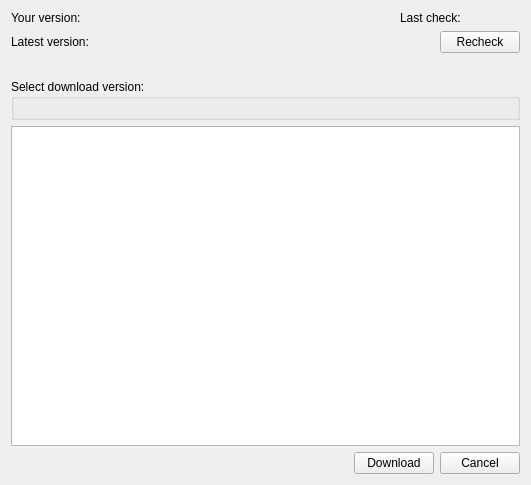
<?xml version="1.0" encoding="UTF-8"?>
<ui version="4.0">
 <class>UpdateUI</class>
 <widget class="QWidget" name="UpdateUI">
  <property name="geometry">
   <rect>
    <x>0</x>
    <y>0</y>
    <width>531</width>
    <height>457</height>
   </rect>
  </property>
  <property name="windowTitle">
   <string>Form</string>
  </property>
  <layout class="QVBoxLayout" name="verticalLayout">
   <item>
    <widget class="QWidget" name="widget" native="true">
     <layout class="QGridLayout" name="gridLayout">
      <property name="leftMargin">
       <number>0</number>
      </property>
      <property name="topMargin">
       <number>0</number>
      </property>
      <property name="rightMargin">
       <number>0</number>
      </property>
      <property name="bottomMargin">
       <number>0</number>
      </property>
      <item row="0" column="0">
       <widget class="QLabel" name="label">
        <property name="text">
         <string>Your version:</string>
        </property>
       </widget>
      </item>
      <item row="1" column="1">
       <widget class="QLabel" name="lab_latest_version">
        <property name="text">
         <string/>
        </property>
       </widget>
      </item>
      <item row="1" column="0">
       <widget class="QLabel" name="label_2">
        <property name="text">
         <string>Latest version:</string>
        </property>
       </widget>
      </item>
      <item row="0" column="4">
       <widget class="QLabel" name="label_3">
        <property name="text">
         <string>Last check:</string>
        </property>
       </widget>
      </item>
      <item row="0" column="1">
       <widget class="QLabel" name="lab_cur_version">
        <property name="text">
         <string/>
        </property>
       </widget>
      </item>
      <item row="0" column="2">
       <widget class="QLabel" name="lab_cur_version_time">
        <property name="text">
         <string/>
        </property>
       </widget>
      </item>
      <item row="0" column="3">
       <spacer name="horizontalSpacer">
        <property name="orientation">
         <enum>Qt::Orientation::Horizontal</enum>
        </property>
        <property name="sizeType">
         <enum>QSizePolicy::Policy::MinimumExpanding</enum>
        </property>
        <property name="sizeHint" stdset="0">
         <size>
          <width>20</width>
          <height>10</height>
         </size>
        </property>
       </spacer>
      </item>
      <item row="1" column="2">
       <widget class="QLabel" name="lab_latest_version_time">
        <property name="text">
         <string/>
        </property>
       </widget>
      </item>
      <item row="0" column="5">
       <widget class="QLabel" name="lab_last_check_time">
        <property name="text">
         <string/>
        </property>
       </widget>
      </item>
      <item row="1" column="4" colspan="2">
       <widget class="QWidget" name="widget_3" native="true">
        <layout class="QHBoxLayout" name="horizontalLayout_2">
         <property name="leftMargin">
          <number>0</number>
         </property>
         <property name="topMargin">
          <number>0</number>
         </property>
         <property name="rightMargin">
          <number>0</number>
         </property>
         <property name="bottomMargin">
          <number>0</number>
         </property>
         <item>
          <spacer name="horizontalSpacer_3">
           <property name="orientation">
            <enum>Qt::Orientation::Horizontal</enum>
           </property>
           <property name="sizeHint" stdset="0">
            <size>
             <width>40</width>
             <height>20</height>
            </size>
           </property>
          </spacer>
         </item>
         <item>
          <widget class="QPushButton" name="btb_recheck">
           <property name="text">
            <string>Recheck</string>
           </property>
          </widget>
         </item>
        </layout>
       </widget>
      </item>
     </layout>
    </widget>
   </item>
   <item>
    <spacer name="verticalSpacer">
     <property name="orientation">
      <enum>Qt::Orientation::Vertical</enum>
     </property>
     <property name="sizeType">
      <enum>QSizePolicy::Policy::Fixed</enum>
     </property>
     <property name="sizeHint" stdset="0">
      <size>
       <width>20</width>
       <height>20</height>
      </size>
     </property>
    </spacer>
   </item>
   <item>
    <widget class="QGroupBox" name="groupBox">
     <property name="minimumSize">
      <size>
       <width>0</width>
       <height>0</height>
      </size>
     </property>
     <property name="title">
      <string>Select download version:</string>
     </property>
     <layout class="QVBoxLayout" name="layout_gropbox"/>
    </widget>
   </item>
   <item>
    <widget class="QTextEdit" name="textEdit">
     <property name="minimumSize">
      <size>
       <width>0</width>
       <height>320</height>
      </size>
     </property>
    </widget>
   </item>
   <item>
    <widget class="QWidget" name="widget_2" native="true">
     <layout class="QHBoxLayout" name="horizontalLayout">
      <property name="leftMargin">
       <number>0</number>
      </property>
      <property name="topMargin">
       <number>0</number>
      </property>
      <property name="rightMargin">
       <number>0</number>
      </property>
      <property name="bottomMargin">
       <number>0</number>
      </property>
      <item>
       <spacer name="horizontalSpacer_2">
        <property name="orientation">
         <enum>Qt::Orientation::Horizontal</enum>
        </property>
        <property name="sizeHint" stdset="0">
         <size>
          <width>495</width>
          <height>20</height>
         </size>
        </property>
       </spacer>
      </item>
      <item>
       <widget class="QPushButton" name="btn_down_and_install">
        <property name="text">
         <string>Download</string>
        </property>
       </widget>
      </item>
      <item>
       <widget class="QPushButton" name="btn_cancel">
        <property name="text">
         <string>Cancel</string>
        </property>
       </widget>
      </item>
     </layout>
    </widget>
   </item>
  </layout>
 </widget>
 <resources/>
 <connections/>
</ui>
